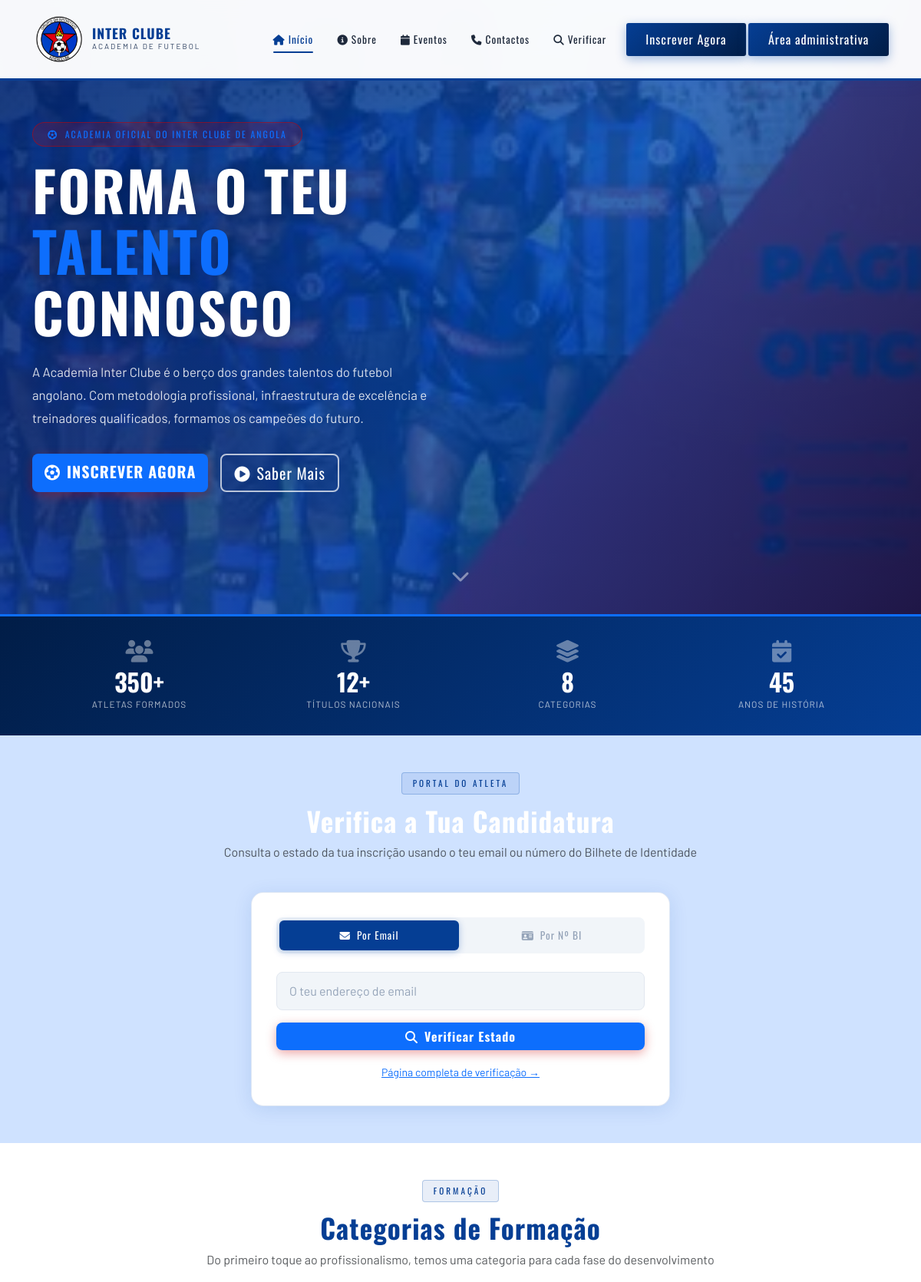
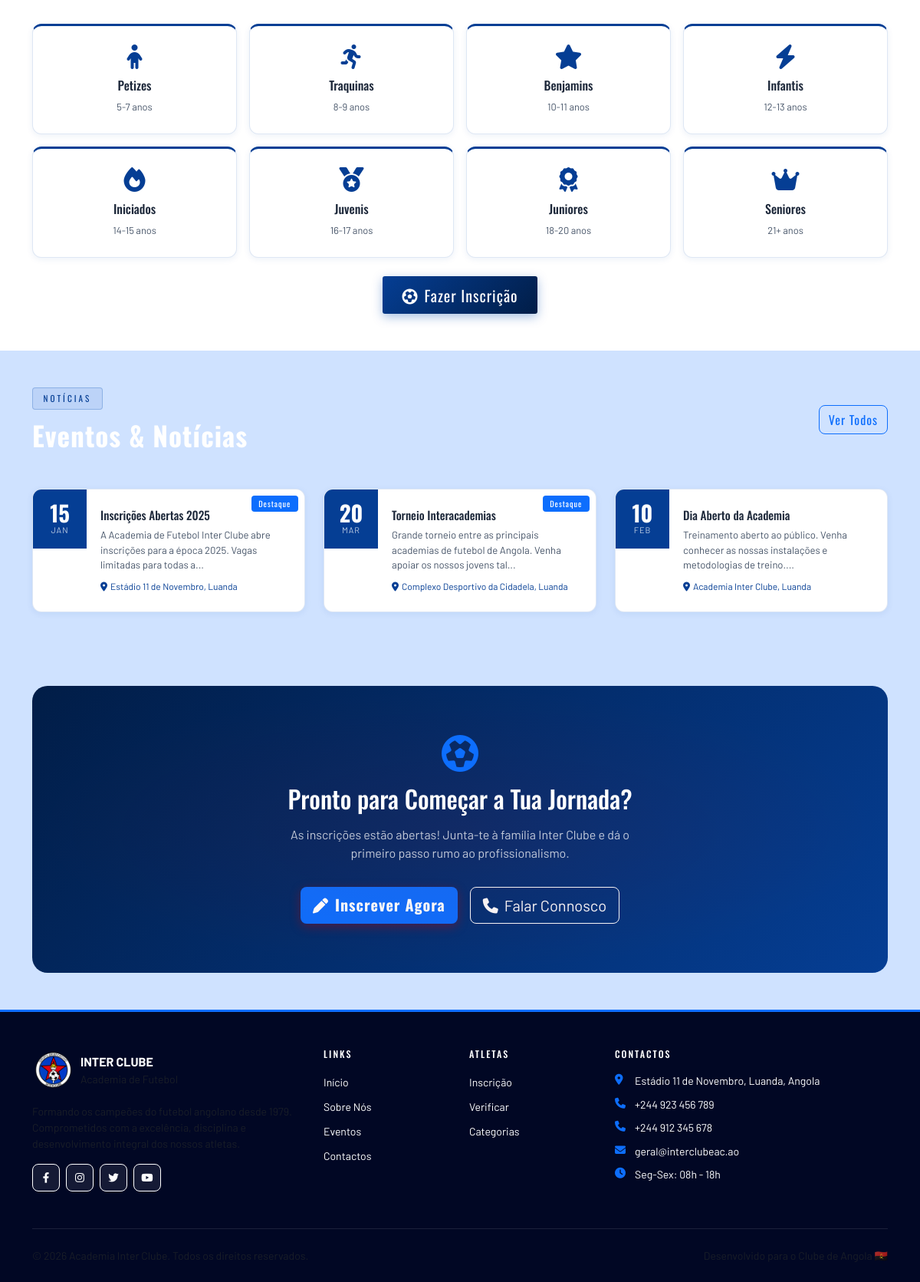
The page / on the database its author committed (2 pictures, top to bottom).
### tables this page shows
CREATE TABLE eventos (
    id INT AUTO_INCREMENT PRIMARY KEY,
    titulo VARCHAR(200) NOT NULL,
    descricao TEXT,
    data_evento DATE NOT NULL,
    hora_evento TIME,
    local_evento VARCHAR(200),
    imagem VARCHAR(255),
    publicado TINYINT(1) DEFAULT 0,
    destaque TINYINT(1) DEFAULT 0,
    criado_por INT,
    data_criacao DATETIME DEFAULT CURRENT_TIMESTAMP,
    data_atualizacao DATETIME DEFAULT CURRENT_TIMESTAMP ON UPDATE CURRENT_TIMESTAMP
);

### index.php (the view, shortened to what this page needs)
<?php require_once 'includes/config.php';
$db = getDB();
$eventos = $db->query("SELECT * FROM eventos WHERE publicado = 1 ORDER BY destaque DESC, data_evento ASC LIMIT 6")->fetchAll();
$totalAtletas = $db->query("SELECT COUNT(*) FROM candidaturas WHERE status = 'aprovado'")->fetchColumn();
?>
<!DOCTYPE html>
<html lang="pt-AO">
<head>
    <link rel="stylesheet" href="https://cdn.jsdelivr.net/npm/bootstrap@5.3.0/dist/css/bootstrap.min.css">
    <link rel="stylesheet" href="https://cdnjs.cloudflare.com/ajax/libs/font-awesome/6.4.0/css/all.min.css">
    <link rel="stylesheet" href="css/style.css">
</head>
<body>
<nav class="navbar navbar-expand-lg fixed-top" id="mainNav">
    <div class="container">
        <a class="navbar-brand d-flex align-items-center gap-2" href="index.php">
            <div class="logo">
              <img src="img/2431_imgbank_1693590779.png"  width="70px" alt="">
            </div>
            <div class="logo-text">
                <span class="logo-main">INTER CLUBE</span>
                <span class="logo-sub">Academia de Futebol</span>
            </div>
        </a>
        <div class="collapse navbar-collapse" id="navMenu">
            <ul class="navbar-nav ms-auto align-items-lg-center gap-lg-1">
                <li class="nav-item"><a class="nav-link active" href="index.php"><i class="fa fa-home me-1"></i>Início</a></li>
                <li class="nav-item"><a class="nav-link" href="sobre.php"><i class="fa fa-info-circle me-1"></i>Sobre</a></li>
                <li class="nav-item"><a class="nav-link" href="eventos.php"><i class="fa fa-calendar me-1"></i>Eventos</a></li>
                <li class="nav-item"><a class="nav-link" href="contactos.php"><i class="fa fa-phone me-1"></i>Contactos</a></li>
                <li class="nav-item"><a class="nav-link" href="verificar.php"><i class="fa fa-search me-1"></i>Verificar</a></li>
                <li class="nav-item ms-lg-2">
                    <a class="btn btn-ic-primary" href="inscricao.php">
                       Inscrever Agora
                    </a>
                    <a class="btn btn-ic-primary" href="admin/">
                       Área administrativa
                    </a>
                </li>
            </ul>
        </div>
    </div>
</nav>
<section class="hero-section" id="hero">
    <div class="hero-bg-img"></div>
    <div class="hero-overlay"></div>
    <div class="hero-pattern"></div>
    <div class="container hero-content">
        <div class="row align-items-center min-vh-100">
            <div class="col-lg-7">
                <div class="hero-badge mb-3">
                    <i class="fa fa-futbol me-1"></i> Academia Oficial do Inter Clube de Angola
                </div>
                <h1 class="hero-title">
                    FORMA O TEU<br>
                    <span class="text-gold">TALENTO</span><br>
                    CONNOSCO
                </h1>
                <p class="hero-desc">
                    A Academia Inter Clube é o berço dos grandes talentos do futebol angolano.
                    Com metodologia profissional, infraestrutura de excelência e treinadores qualificados,
                    formamos os campeões do futuro.
                </p>
                <div class="hero-actions d-flex flex-wrap gap-3">
                    <a href="inscricao.php" class="btn btn-gold btn-lg">
                        <i class="fa fa-futbol me-2"></i>INSCREVER AGORA
                    </a>
                    <a href="sobre.php" class="btn btn-outline-white btn-lg">
                        <i class="fa fa-play-circle me-2"></i>Saber Mais
                    </a>
                </div>
            </div>
        </div>
        <div class="hero-scroll">
            <a href="#stats"><i class="fa fa-chevron-down"></i></a>
        </div>
    </div>
</section>
<section class="stats-bar" id="stats">
    <div class="container">
        <div class="row g-0">
            <div class="col-6 col-md-3">
                <div class="stat-item">
                    <i class="fa fa-users"></i>
                    <div class="stat-num"><?= number_format($totalAtletas + 350) ?>+</div>
                    <div class="stat-label">Atletas Formados</div>
                </div>
            </div>
            <div class="col-6 col-md-3">
                <div class="stat-item">
                    <i class="fa fa-trophy"></i>
                    <div class="stat-num">12+</div>
                    <div class="stat-label">Títulos Nacionais</div>
                </div>
            </div>
            <div class="col-6 col-md-3">
                <div class="stat-item">
                    <i class="fa fa-layer-group"></i>
                    <div class="stat-num">8</div>
                    <div class="stat-label">Categorias</div>
                </div>
            </div>
            <div class="col-6 col-md-3">
                <div class="stat-item">
                    <i class="fa fa-calendar-check"></i>
                    <div class="stat-num">45</div>
                    <div class="stat-label">Anos de História</div>
                </div>
            </div>
        </div>
    </div>
</section>
<section class="section-quick-verify py-5 bg-dark-alt">
    <div class="container">
        <div class="row justify-content-center">
            <div class="col-lg-8 text-center mb-4">
                <span class="section-tag">PORTAL DO ATLETA</span>
                <h2 class="section-title text-white">Verifica a Tua Candidatura</h2>
                <p class="text-muted">Consulta o estado da tua inscrição usando o teu email ou número do Bilhete de Identidade</p>
            </div>
        </div>
        <div class="row justify-content-center">
            <div class="col-lg-6">
                <div class="verify-card">
                    <div class="verify-tabs d-flex mb-4" id="verifyTabs">
                        <button class="verify-tab active" data-tab="email">
                            <i class="fa fa-envelope me-2"></i>Por Email
                        </button>
                        <button class="verify-tab" data-tab="bi">
                            <i class="fa fa-id-card me-2"></i>Por Nº BI
                        </button>
                    </div>
                    <div id="tab-email">
                        <input type="email" class="form-control ic-input mb-3" id="checkEmail" placeholder="O teu endereço de email">
                        <button class="btn btn-gold w-100" onclick="verificarCandidatura('email')">
                            <i class="fa fa-search me-2"></i>Verificar Estado
                        </button>
                    </div>
                    <div class="text-center mt-3">
                        <a href="verificar.php" class="text-gold small">Página completa de verificação →</a>
                    </div>
                </div>
            </div>
        </div>
    </div>
</section>
<section class="section-categorias py-5">
    <div class="container">
        <div class="text-center mb-5">
            <span class="section-tag">FORMAÇÃO</span>
            <h2 class="section-title">Categorias de Formação</h2>
            <p class="text-muted">Do primeiro toque ao profissionalismo, temos uma categoria para cada fase do desenvolvimento</p>
        </div>
        <div class="row g-3">
            <?php
            $cats = [
                ['Petizes','5-7 anos','fa-child','#e74c3c'],
                ['Traquinas','8-9 anos','fa-running','#e67e22'],
                ['Benjamins','10-11 anos','fa-star','#f1c40f'],
                ['Infantis','12-13 anos','fa-bolt','#2ecc71'],
                ['Iniciados','14-15 anos','fa-fire','#1abc9c'],
                ['Juvenis','16-17 anos','fa-medal','#3498db'],
                ['Juniores','18-20 anos','fa-award','#9b59b6'],
                ['Seniores','21+ anos','fa-crown','#c0392b'],
            ];
            foreach($cats as $i => $cat): ?>
            <div class="col-6 col-md-3">
                <div class="cat-card" style="--cat-color: <?= $cat[3] ?>">
                    <i class="fa <?= $cat[2] ?> cat-icon"></i>
                    <h5><?= $cat[0] ?></h5>
                    <span><?= $cat[1] ?></span>
                </div>
            </div>
            <?php endforeach; ?>
        </div>
        <div class="text-center mt-4">
            <a href="inscricao.php" class="btn btn-ic-primary btn-lg">
                <i class="fa fa-futbol me-2"></i>Fazer Inscrição
            </a>
        </div>
    </div>
</section>
<?php if (!empty($eventos)): ?>
<section class="section-eventos py-5 bg-dark-alt">
    <div class="container">
        <div class="d-flex justify-content-between align-items-center mb-5">
            <div>
                <span class="section-tag">NOTÍCIAS</span>
                <h2 class="section-title text-white mb-0">Eventos & Notícias</h2>
            </div>
            <a href="eventos.php" class="btn btn-outline-gold">Ver Todos</a>
        </div>
        <div class="row g-4">
            <?php foreach($eventos as $ev): ?>
            <div class="col-md-4">
                <div class="evento-card">
                    <div class="evento-date">
                        <span class="ev-day"><?= date('d', strtotime($ev['data_evento'])) ?></span>
                        <span class="ev-month"><?= strtoupper(date('M', strtotime($ev['data_evento']))) ?></span>
                    </div>
                    <?php if($ev['destaque']): ?><div class="evento-badge">Destaque</div><?php endif; ?>
                    <div class="evento-body">
                        <h5><?= htmlspecialchars($ev['titulo']) ?></h5>
                        <p><?= htmlspecialchars(substr($ev['descricao'], 0, 100)) ?>...</p>
                        <div class="evento-meta">
                            <span><i class="fa fa-map-marker-alt me-1"></i><?= htmlspecialchars($ev['local_evento']) ?></span>
                        </div>
                    </div>
                </div>
            </div>
            <?php endforeach; ?>
        </div>
    </div>
</section>
<?php endif; ?>
<section class="section-cta py-5">
    <div class="container text-center">
        <div class="cta-box">
            <i class="fa fa-futbol cta-icon"></i>
            <h2>Pronto para Começar a Tua Jornada?</h2>
            <p>As inscrições estão abertas! Junta-te à família Inter Clube e dá o primeiro passo rumo ao profissionalismo.</p>
            <div class="d-flex justify-content-center gap-3 flex-wrap">
                <a href="inscricao.php" class="btn btn-gold btn-lg">
                    <i class="fa fa-pen me-2"></i>Inscrever Agora
                </a>
                <a href="contactos.php" class="btn btn-outline-light btn-lg">
                    <i class="fa fa-phone me-2"></i>Falar Connosco
                </a>
            </div>
        </div>
    </div>
</section>
<footer class="footer">
    <div class="container">
        <div class="row g-4 py-5">
            <div class="col-lg-4">
                <div class="footer-brand d-flex align-items-center gap-2 mb-3">
                    <img src="img/2431_imgbank_1693590779.png" width="55px" alt="">
                    <div>
                        <div class="fw-bold text-white">INTER CLUBE</div>
                        <div class="text-muted small">Academia de Futebol</div>
                    </div>
                </div>
                <p class="text-muted small">Formando os campeões do futebol angolano desde 1979. Comprometidos com a excelência, disciplina e desenvolvimento integral dos nossos atletas.</p>
                <div class="social-links d-flex gap-2 mt-3">
                    <a href="#" class="social-link"><i class="fab fa-facebook-f"></i></a>
                    <a href="#" class="social-link"><i class="fab fa-instagram"></i></a>
                    <a href="#" class="social-link"><i class="fab fa-twitter"></i></a>
                    <a href="#" class="social-link"><i class="fab fa-youtube"></i></a>
                </div>
            </div>
            <div class="col-lg-2 col-6">
                <h6 class="footer-heading">Links</h6>
                <ul class="footer-links">
                    <li><a href="index.php">Início</a></li>
                    <li><a href="sobre.php">Sobre Nós</a></li>
                    <li><a href="eventos.php">Eventos</a></li>
                    <li><a href="contactos.php">Contactos</a></li>
                </ul>
            </div>
            <div class="col-lg-2 col-6">
                <h6 class="footer-heading">Atletas</h6>
                <ul class="footer-links">
                    <li><a href="inscricao.php">Inscrição</a></li>
                    <li><a href="verificar.php">Verificar</a></li>
                    <li><a href="inscricao.php#categorias">Categorias</a></li>
                </ul>
            </div>
            <div class="col-lg-4">
                <h6 class="footer-heading">Contactos</h6>
                <ul class="footer-contact">
                    <li><i class="fa fa-map-marker-alt"></i>Estádio 11 de Novembro, Luanda, Angola</li>
                    <li><i class="fa fa-phone"></i>+244 923 456 789</li>
                    <li><i class="fa fa-phone"></i>+244 912 345 678</li>
                    <li><i class="fa fa-envelope"></i>geral@interclubeac.ao</li>
                    <li><i class="fa fa-clock"></i>Seg-Sex: 08h - 18h</li>
                </ul>
            </div>
        </div>
        <div class="footer-bottom">
            <div class="row align-items-center">
                <div class="col-md-6 text-muted small">
                    &copy; <?= date('Y') ?> Academia Inter Clube. Todos os direitos reservados.
                </div>
                <div class="col-md-6 text-md-end text-muted small">
                    Desenvolvido para o Clube de Angola 🇦🇴
                </div>
            </div>
        </div>
    </div>
</footer>
</body>
</html>

### rows shown on the page
eventos: data_evento "15", data_evento "JAN", destaque "Destaque", titulo "Inscrições Abertas 2025", descricao "A Academia de Futebol Inter Clube abre inscrições para a época 2025. Vagas limitadas para todas a", local_evento "Estádio 11 de Novembro, Luanda"
eventos: data_evento "20", data_evento "MAR", destaque "Destaque", titulo "Torneio Interacademias", descricao "Grande torneio entre as principais academias de futebol de Angola. Venha apoiar os nossos jovens tal", local_evento "Complexo Desportivo da Cidadela, Luanda"
eventos: data_evento "10", data_evento "FEB", titulo "Dia Aberto da Academia", descricao "Treinamento aberto ao público. Venha conhecer as nossas instalações e metodologias de treino.", local_evento "Academia Inter Clube, Luanda"

### other values the page prints
$totalAtletas + 350 "350"
$cat[0] "Petizes"
$cat[1] "5-7 anos"
$cat[0] "Traquinas"
$cat[1] "8-9 anos"
$cat[0] "Benjamins"
$cat[1] "10-11 anos"
$cat[0] "Infantis"
$cat[1] "12-13 anos"
$cat[0] "Iniciados"
$cat[1] "14-15 anos"
$cat[0] "Juvenis"
$cat[1] "16-17 anos"
$cat[0] "Juniores"
$cat[1] "18-20 anos"
